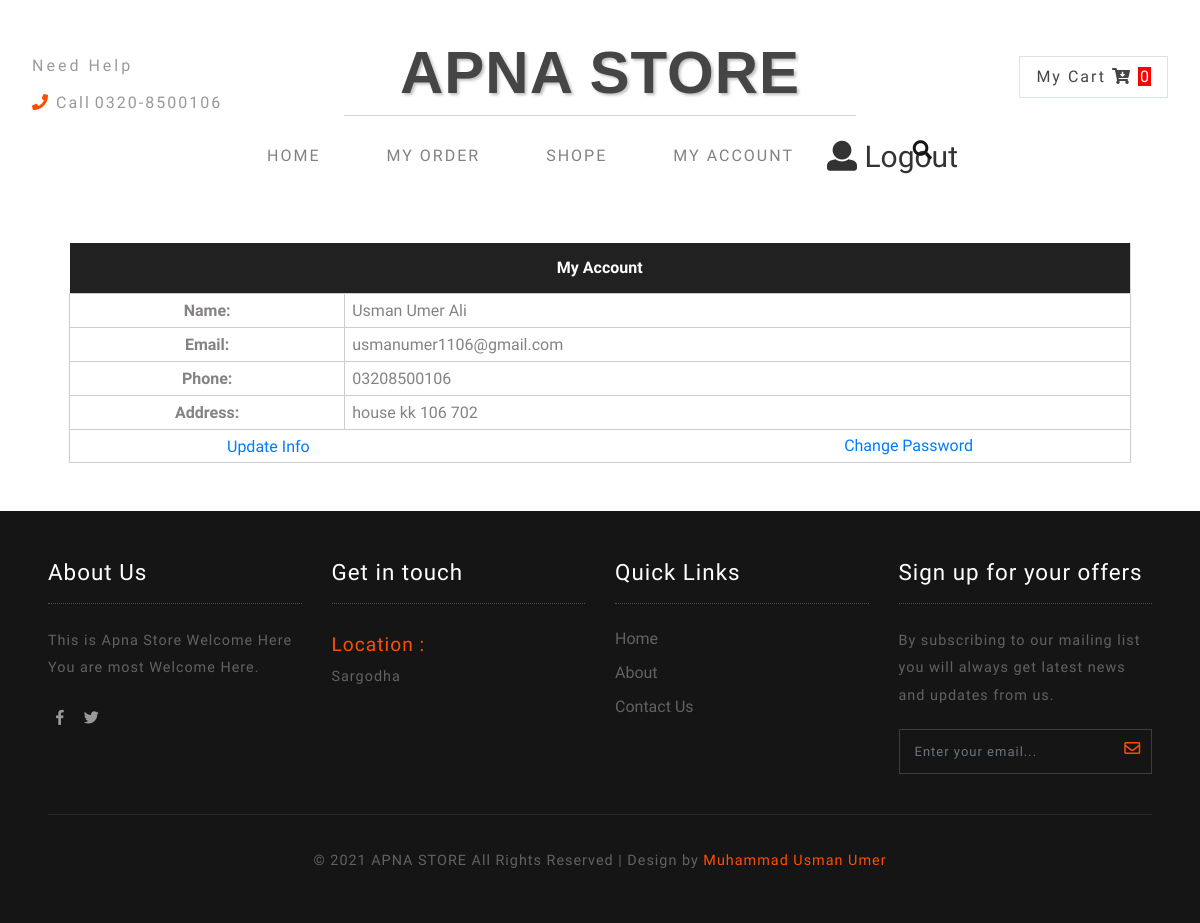
Page /user/account.php (signed in) on the committed database.
### tables this page shows
CREATE TABLE `user` (
  `user_id` int(255) NOT NULL,
  `user_firstname` varchar(255) NOT NULL,
  `user_lastname` varchar(255) NOT NULL,
  `user_email` varchar(255) NOT NULL,
  `user_address` varchar(255) NOT NULL,
  `user_status` int(255) NOT NULL DEFAULT 1,
  `user_password` varchar(255) NOT NULL,
  `user_phone` varchar(255) NOT NULL
);

### user/config/dbconfig.php (called while the page is built, shortened)
<?php
require_once('./config/operationsuser.php');
class dbconfig
{
    public function db_connect()
    {
        $this->connection = mysqli_connect('localhost', 'root', '', 'e-com');
    }
}
?>

### user/config/operationsuser.php (called while the page is built, shortened)
<?php
require_once('./config/dbconfig.php');
$db = new dbconfig();
class operationsuser extends dbconfig
{
    public function view_record_user($id)
    {
        global $db;
        $query = "SELECT * FROM `user` where user_id='$id'";
        $result = mysqli_query($db->connection, $query);
        return $result;
    }
}
?>

### user/account.php (the view, shortened to what this page needs)
<?php
include('header.php');
include_once('./config/dbconfig.php');
$db = new operationsuser();
$id = $_SESSION['user_id'];
$result = $db->view_record_user($id);
$data = mysqli_fetch_assoc($result);
?>
<section class="banner-bottom-wthreelayouts py-lg-5 py-3">
    <div class="container">
        <div class="inner-sec-shop px-lg-4 px-3">
            <div class="checkout-right">
                <table class="timetable_sub">
                    <tbody>
                        <tr>
                            <th colspan="2" style="height: 50px;">My Account</th>
                        </tr>
                        <tr>
                            <td><b>Name:</b></td>
                            <td class="text-left"><?php echo $data['user_firstname'] . " " . $data['user_lastname']  ?></td>
                        </tr>
                        <tr>
                            <td><b>Email:</b></td>
                            <td class="text-left"><?php echo $data['user_email'] ?></td>
                        </tr>
                        <tr>
                            <td><b>Phone:</b></td>
                            <td class="text-left"><?php echo $data['user_phone'] ?></td>
                        </tr>
                        <tr>
                            <td><b>Address:</b></td>
                            <td class="text-left"><?php echo $data['user_address'] ?></td>
                        </tr>
                        <tr>
                        <td colspan="2">
                    <div class="text-left" style="margin-left: 150px;" >    <a  href="updateaccount.php"> Update Info</a></div>
                    <div class="text-right" style="margin-top: -20px; margin-right:150px;" >    <a  href="changepassword.php"> Change Password</a></div>
                        </td>
                        </tr>
                    </tbody>
                </table>
            </div>
        </div>
    </div>
</section>
<?php include('footer.php') ?>

### user/css/style.css (style rules this page uses)
body a { text-decoration: none; transition: 0.5s all; -webkit-transition: 0.5s all; -moz-transition: 0.5s all; -o-transition: 0.5s all; -ms-transition: 0.5s all; font-family: 'Inconsolata', monospace; }

### user/css/checkout.css (style rules this page uses)
body a { transition: 0.5s all; -webkit-transition: 0.5s all; -o-transition: 0.5s all; -moz-transition: 0.5s all; -ms-transition: 0.5s all; }
table.timetable_sub { width: 100%; margin: 0 auto; }
.timetable_sub th { background: #212121; color: #fff !important; text-transform: capitalize; font-size: 13px; border-right: 1px solid #ded2d2; }
.timetable_sub th, .timetable_sub td { text-align: center; padding: 7px; font-size: 16px; color: #868282; }
.timetable_sub td { border: 1px solid #CDCDCD; }

### rows in the picture
user: user_firstname "Usman", user_lastname "Umer Ali", user_email "usmanumer1106@gmail.com", user_phone "03208500106", user_address "house kk 106 702"

### other values in the picture
$n "0"
